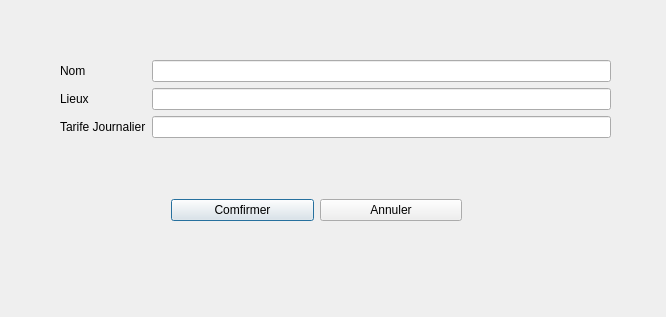
<?xml version="1.0" encoding="UTF-8"?>
<ui version="4.0">
 <class>modifSite</class>
 <widget class="QDialog" name="modifSite">
  <property name="geometry">
   <rect>
    <x>0</x>
    <y>0</y>
    <width>666</width>
    <height>317</height>
   </rect>
  </property>
  <property name="windowTitle">
   <string>Dialog</string>
  </property>
  <widget class="QWidget" name="horizontalLayoutWidget">
   <property name="geometry">
    <rect>
     <x>171</x>
     <y>170</y>
     <width>291</width>
     <height>80</height>
    </rect>
   </property>
   <layout class="QHBoxLayout" name="horizontalLayout">
    <item>
     <widget class="QPushButton" name="ConfModSite">
      <property name="text">
       <string>Comfirmer</string>
      </property>
     </widget>
    </item>
    <item>
     <widget class="QPushButton" name="AnnulAjoutSite">
      <property name="text">
       <string>Annuler</string>
      </property>
     </widget>
    </item>
   </layout>
  </widget>
  <widget class="QWidget" name="formLayoutWidget">
   <property name="geometry">
    <rect>
     <x>60</x>
     <y>60</y>
     <width>551</width>
     <height>80</height>
    </rect>
   </property>
   <layout class="QFormLayout" name="formLayout">
    <item row="2" column="1">
     <widget class="QLineEdit" name="TarifModSite"/>
    </item>
    <item row="2" column="0">
     <widget class="QLabel" name="label">
      <property name="text">
       <string>Tarife Journalier</string>
      </property>
     </widget>
    </item>
    <item row="0" column="1">
     <widget class="QLineEdit" name="NomModtSite"/>
    </item>
    <item row="0" column="0">
     <widget class="QLabel" name="label_2">
      <property name="text">
       <string>Nom</string>
      </property>
     </widget>
    </item>
    <item row="1" column="1">
     <widget class="QLineEdit" name="LieuxModSite"/>
    </item>
    <item row="1" column="0">
     <widget class="QLabel" name="label_3">
      <property name="text">
       <string>Lieux</string>
      </property>
     </widget>
    </item>
   </layout>
  </widget>
 </widget>
 <resources/>
 <connections/>
</ui>
